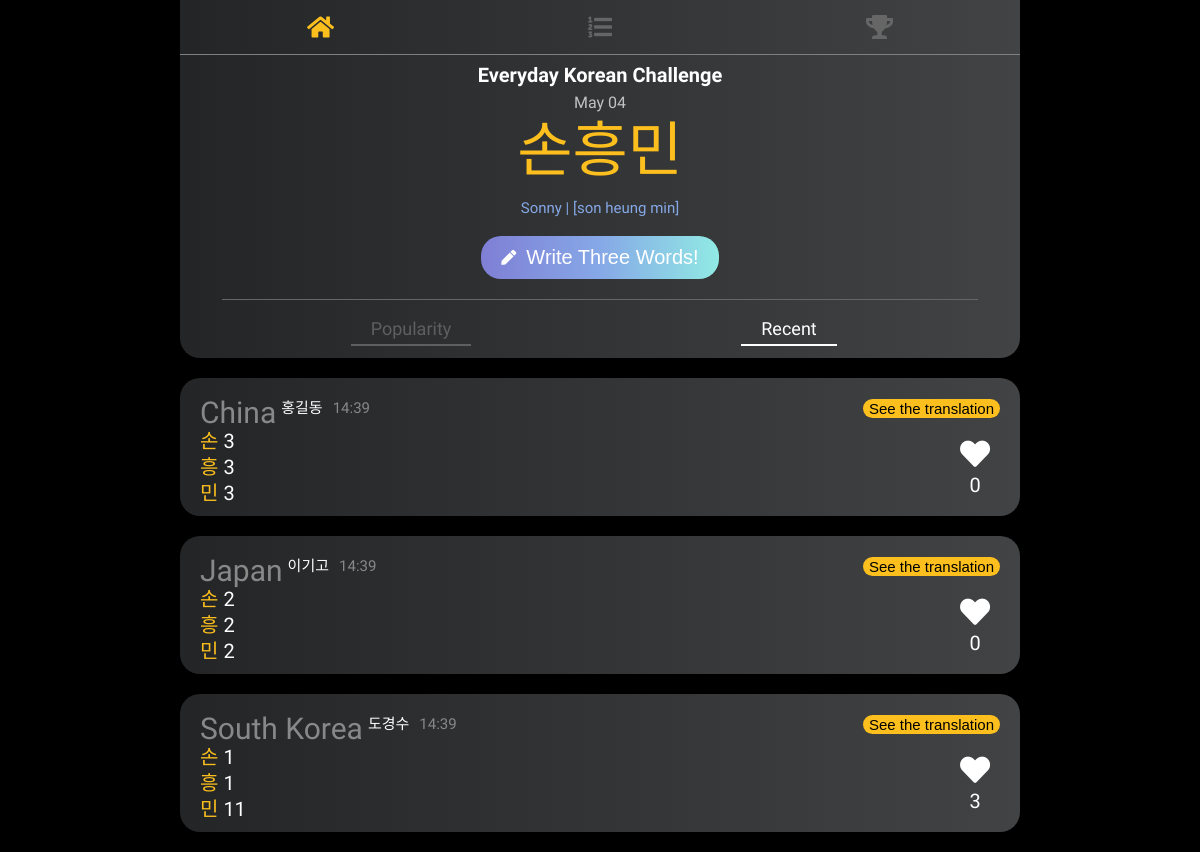
/readbydate, run on an earlier commit of the app's database.
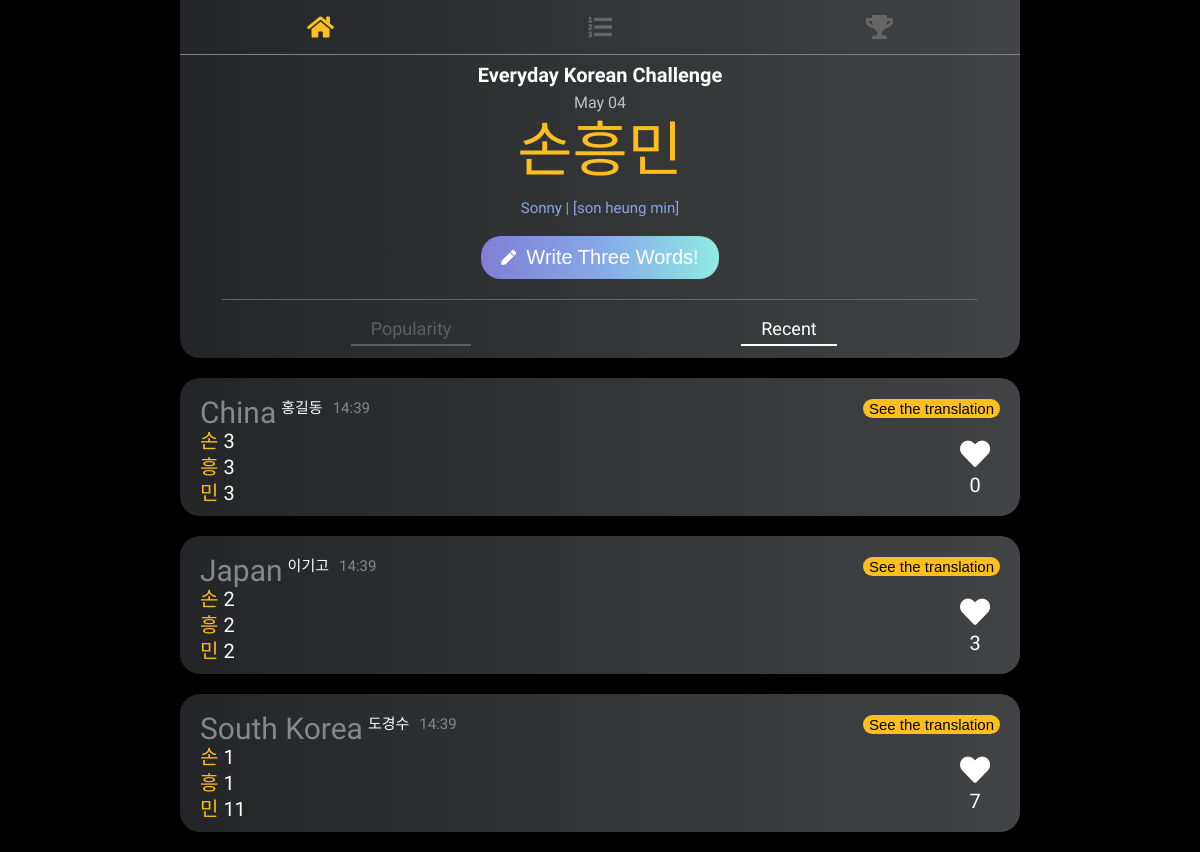
And on a later commit of the database.
### main/models.py (models this page shows, shortened)
class Post(models.Model):
    objects = models.Manager()
    keyword = models.ForeignKey(Keyword, on_delete=models.CASCADE)
    nation = models.ForeignKey(Nation, on_delete=models.CASCADE)
    nation_name = models.CharField(max_length=100, null=False)
    first = models.CharField(max_length=100, null=False)
    second = models.CharField(max_length=100, null=False)
    third = models.CharField(max_length=100, null=False)
    nickname = models.CharField(max_length=100, null=False)
    release_date = models.DateTimeField(auto_now_add=True)
    num_of_like = models.IntegerField(default=0)

### main/views.py (the view)
# urls.py: path('readbydate', views.read_posts_by_date, name="readbydate"),
def read_posts_by_date(request):
    global current_pk
    global current_keyword
    key = Keyword.objects.get(pk=current_pk)
    today_keyword = Keyword.objects.get(is_show=True)
    posts = Post.objects.all().filter(keyword = key).order_by('-release_date')
    first = key.name[0]
    second = key.name[1]
    third = key.name[2]
    context = {
        'posts':posts,
        'key':current_keyword,
        'first':first,
        'second':second,
        'third':third,
        'keywords' : today_keyword,
    }
    return render(request, 'recent.html', context)

### main/templates/recent.html (shortened to what this page needs)
{% load static %}
<!DOCTYPE html>
<html lang="en">
  <head>
    <link rel="stylesheet" href="{% static 'style.css'%}" />
    <link
      rel="stylesheet"
      href="https://use.fontawesome.com/releases/v5.7.2/css/all.css"
    />
  </head>
  <body>
    <nav class="nav">
      <ul class="nav__list">
        <li class="nav__column">
          <a href="{% url 'home' %}" class="nav__list-link">
            <i class="fas fa-home nav__selected"></i>
          </a>
        </li>
        <li class="nav__column">
          <a href="{% url 'list' %}" class="nav__list-link">
            <i class="fas fa-list-ol"></i>
          </a>
        </li>
        <li class="nav__column">
          <a href="{% url 'rank' %}" class="nav__list-link">
            <i class="fas fa-trophy"></i>
          </a>
        </li>
      </ul>
    </nav>
    <div class="upper__content">
      <div class="title">Everyday Korean Challenge</div>
      <div class="prompt__box">
        <div class="today__date">{{keywords.release_date|date:"M d"}}</div>
        <h2 class="prompt">{{key}}</h2>
        <h4 class="prompt__translate">
          {{keywords.translation}} | {{keywords.pronunciation}}
        </h4>
      </div>
      <button class="write__button">
        <a href="{% url 'go_create' %}">
          <div class="fas fa-pen"></div>
          <div class="write">Write Three Words!</div>
        </a>
      </button>
      <div class="menu">
        <div class="unselected">
          <a href="{% url 'readbylike' %}"><span>Popularity</span></a>
        </div>
        <div class="selected">
          <a href="{% url 'readbydate' %}"><span>Recent</span></a>
        </div>
      </div>
    </div>
    <ul class="content">
      {% for elem in posts %}
      <li class="content__box scroll">
        <div class="content__box__column">
          <div class="content__clock">
            <div class="clock__left">
              <span class="nation">{{elem.nation_name}}</span>
              <span class="nikname">{{elem.nickname}}</span>
              {{elem.release_date|date:"H:i"}}
            </div>
            <button class="translate">See the translation</button>
          </div>
          <div class="content__wrap">
            <div class="content__text">
              <div class="content__text__column">
                <span class="content__prompt">{{first}}</span>
                <span class="first">{{elem.first}}</span>
              </div>
              <div class="content__text__column">
                <span class="content__prompt">{{second}}</span>
                <span class="second">{{elem.second}}</span>
              </div>
              <div class="content__text__column">
                <span class="content__prompt">{{third}}</span>
                <span class="third">{{elem.third}}</span>
              </div>
            </div>
            <a href="{% url 'heart' elem.id %}">
              <div class="favorite">
                <i class="fas fa-heart"></i>
                <div class="favorite__count">{{elem.num_of_like}}</div>
              </div>
            </a>
          </div>
        </div>
      </li>
      {% endfor %}
    </ul>
  </body>
</html>

What changed in the data, as far as the page shows it:
changed Post "Japan": num_of_like "0" → "3"
changed Post "South Korea": num_of_like "3" → "7"
